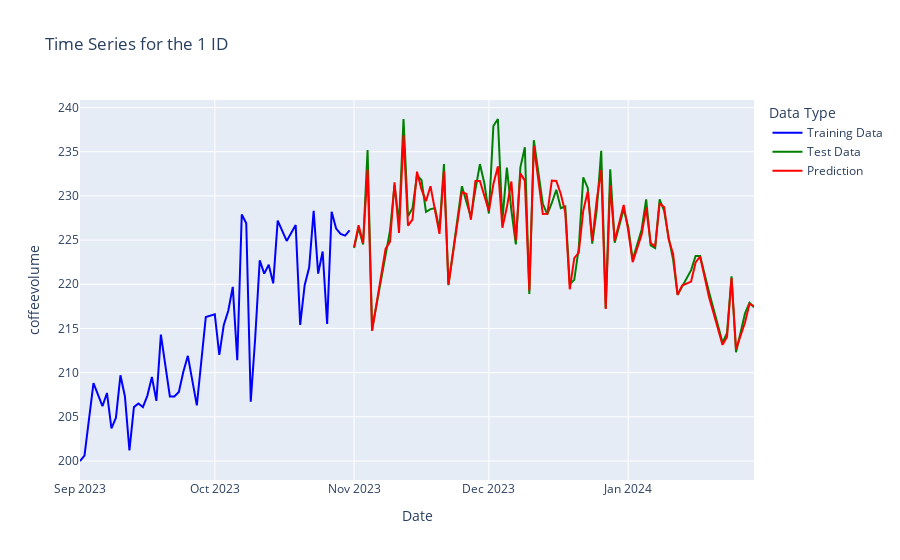

The code cell stored with this chart in its notebook:
### Code cell
# Make predictions for a specific ID (ID=1) using the 'predict_id' function
prediction_for_id = predict_id(
    1, 
    X_test, 
    model,
)

# Generate a Plotly figure for visualizing the predictions
fig = plot_prediction_test(
    1, 
    X_train, 
    X_test, 
    y_train, 
    y_test, 
    train_date, 
    test_date, 
    prediction_for_id,
)

# Display the generated Plotly figure
fig.show()
